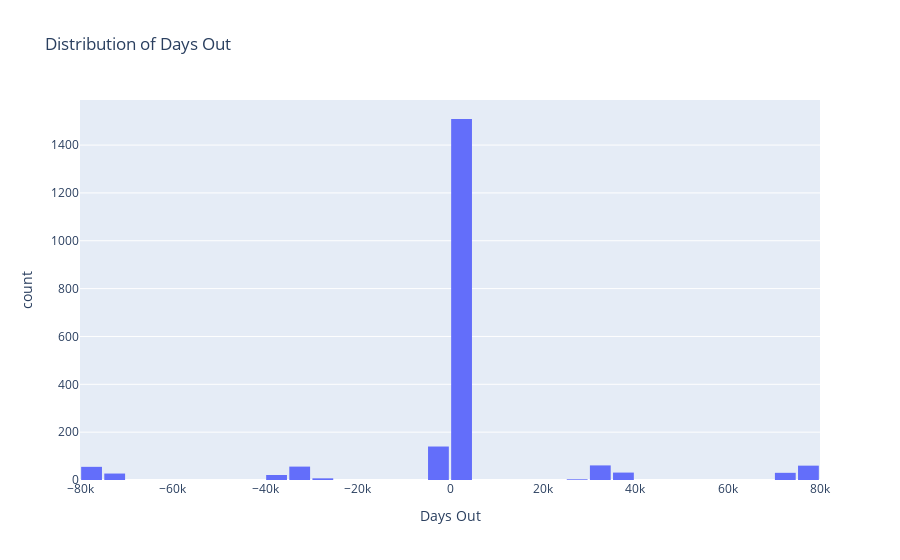

The notebook cell saved with this chart:
### Code cell
fig = px.histogram(
    ckts,
    x='days_out',
    nbins=50,
    title='Distribution of Days Out',
    labels={'days_out': 'Days Out'}
)

fig.update_layout(bargap=0.1)
fig.show()

### Figure 1 — Plotly figure (JSON) as saved in the notebook; plotly's stock layout.template omitted (floating-point values rounded to 4 significant figures; data arrays with more than 128 entries replaced by an {"elided": "..."} marker saying what was removed)
{"data": [{"alignmentgroup": "True", "bingroup": "x", "hovertemplate": "Days Out=%{x}<br>count=%{y}<extra></extra>", "legendgroup": "", "marker": {"color": "#636efa", "pattern": {"shape": ""}}, "name": "", "nbinsx": 50, "offsetgroup": "", "orientation": "v", "showlegend": false, "type": "histogram", "x": {"elided": "2000 int values"}, "xaxis": "x", "yaxis": "y"}], "layout": {"bargap": 0.1, "barmode": "relative", "legend": {"tracegroupgap": 0}, "title": {"text": "Distribution of Days Out"}, "xaxis": {"anchor": "y", "domain": [0, 1], "title": {"text": "Days Out"}}, "yaxis": {"anchor": "x", "domain": [0, 1], "title": {"text": "count"}}}}
